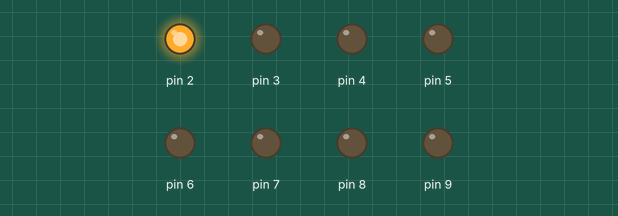
This sketch was run on a simulated Arduino Uno, built with avr-gcc and run on an emulated ATmega328P. On the bench: output pins drawn as LEDs (lit = HIGH).

Above: at 0.1 s.
At 0.7 s:
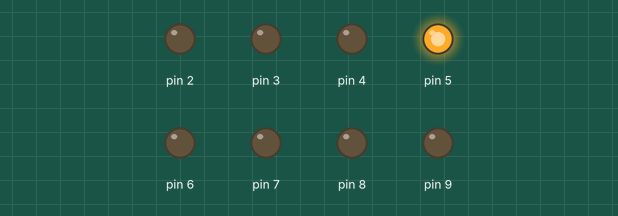
At 1.1 s:
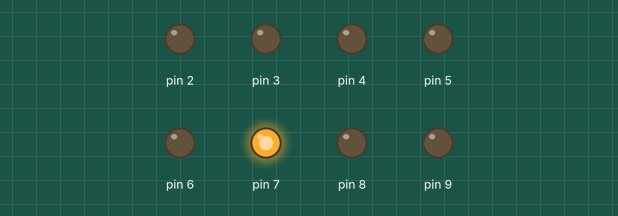
At 1.5 s:
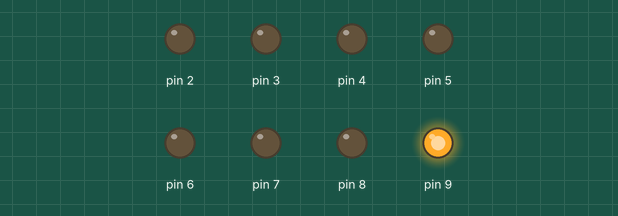
At 2.5 s:
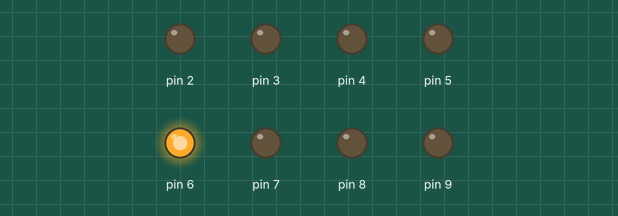
At 3.5 s:
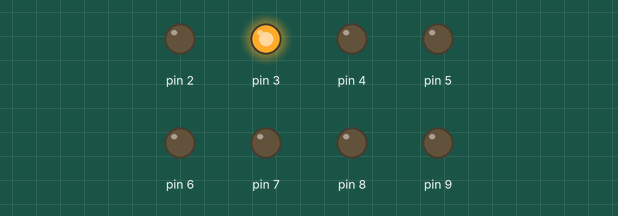
Timing chart, 0 to 3.8 s (numbered marks = the images above):
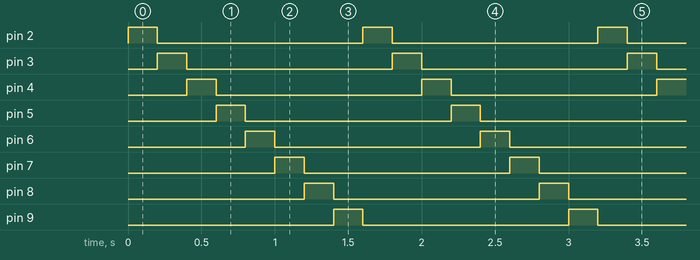

Measured:
- by itself, pin 2–9: alternates HIGH for 0.20 s and LOW for 1.4 s
- by itself, everything shown: repeats every 1.6 s, in 8 steps

The sketch:

MC_Praktikum_1_kls46_9April2026_1.ino
```cpp
void setup() {
  for (int i = 2; i <= 9; i++) {
    pinMode(i, OUTPUT);
  }
}
void loop() {
  for (int i = 2; i <= 9; i++) {
    digitalWrite(i, HIGH);
    delay(200);
    digitalWrite(i, LOW);
  }
}
```
